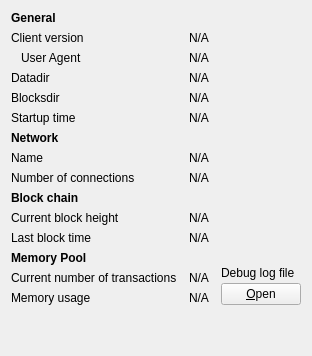
     <widget class="QWidget" name="tab_info">
      <attribute name="title">
       <string>&amp;Information</string>
      </attribute>
      <layout class="QGridLayout" name="gridLayout" columnstretch="0,1,0">
       <property name="horizontalSpacing">
        <number>12</number>
       </property>
       <item row="0" column="0">
        <widget class="QLabel" name="labelGeneral">
         <property name="font">
          <font>
           <weight>75</weight>
           <bold>true</bold>
          </font>
         </property>
         <property name="text">
          <string>General</string>
         </property>
        </widget>
       </item>
       <item row="1" column="0">
        <widget class="QLabel" name="label_6">
         <property name="text">
          <string>Client version</string>
         </property>
        </widget>
       </item>
       <item row="1" column="1" colspan="2">
        <widget class="QLabel" name="clientVersion">
         <property name="cursor">
          <cursorShape>IBeamCursor</cursorShape>
         </property>
         <property name="text">
          <string>N/A</string>
         </property>
         <property name="textFormat">
          <enum>Qt::PlainText</enum>
         </property>
         <property name="textInteractionFlags">
          <set>Qt::LinksAccessibleByMouse|Qt::TextSelectableByMouse</set>
         </property>
        </widget>
       </item>
       <item row="2" column="0">
        <widget class="QLabel" name="labelClientUserAgent">
         <property name="text">
          <string>User Agent</string>
         </property>
         <property name="indent">
          <number>10</number>
         </property>
        </widget>
       </item>
       <item row="2" column="1" colspan="2">
        <widget class="QLabel" name="clientUserAgent">
         <property name="cursor">
          <cursorShape>IBeamCursor</cursorShape>
         </property>
         <property name="text">
          <string>N/A</string>
         </property>
         <property name="textFormat">
          <enum>Qt::PlainText</enum>
         </property>
         <property name="textInteractionFlags">
          <set>Qt::LinksAccessibleByMouse|Qt::TextSelectableByMouse</set>
         </property>
        </widget>
       </item>
       <item row="3" column="0">
        <widget class="QLabel" name="label_12">
         <property name="text">
          <string>Datadir</string>
         </property>
        </widget>
       </item>
       <item row="3" column="1" colspan="2">
        <widget class="QLabel" name="dataDir">
         <property name="cursor">
          <cursorShape>IBeamCursor</cursorShape>
         </property>
         <property name="toolTip">
          <string>To specify a non-default location of the data directory use the '%1' option.</string>
         </property>
         <property name="text">
          <string>N/A</string>
         </property>
         <property name="textFormat">
          <enum>Qt::PlainText</enum>
         </property>
         <property name="wordWrap">
          <bool>true</bool>
         </property>
         <property name="textInteractionFlags">
          <set>Qt::LinksAccessibleByMouse|Qt::TextSelectableByMouse</set>
         </property>
        </widget>
       </item>
       <item row="4" column="0">
        <widget class="QLabel" name="label_11">
         <property name="text">
          <string>Blocksdir</string>
         </property>
        </widget>
       </item>
       <item row="4" column="1" colspan="2">
        <widget class="QLabel" name="blocksDir">
         <property name="cursor">
          <cursorShape>IBeamCursor</cursorShape>
         </property>
         <property name="toolTip">
          <string>To specify a non-default location of the blocks directory use the '%1' option.</string>
         </property>
         <property name="text">
          <string>N/A</string>
         </property>
         <property name="textFormat">
          <enum>Qt::PlainText</enum>
         </property>
         <property name="wordWrap">
          <bool>true</bool>
         </property>
         <property name="textInteractionFlags">
          <set>Qt::LinksAccessibleByMouse|Qt::TextSelectableByMouse</set>
         </property>
        </widget>
       </item>
       <item row="5" column="0">
        <widget class="QLabel" name="label_13">
         <property name="text">
          <string>Startup time</string>
         </property>
        </widget>
       </item>
       <item row="5" column="1" colspan="2">
        <widget class="QLabel" name="startupTime">
         <property name="cursor">
          <cursorShape>IBeamCursor</cursorShape>
         </property>
         <property name="text">
          <string>N/A</string>
         </property>
         <property name="textFormat">
          <enum>Qt::PlainText</enum>
         </property>
         <property name="textInteractionFlags">
          <set>Qt::LinksAccessibleByMouse|Qt::TextSelectableByMouse</set>
         </property>
        </widget>
       </item>
       <item row="6" column="0">
        <widget class="QLabel" name="labelNetwork">
         <property name="font">
          <font>
           <weight>75</weight>
           <bold>true</bold>
          </font>
         </property>
         <property name="text">
          <string>Network</string>
         </property>
        </widget>
       </item>
       <item row="7" column="0">
        <widget class="QLabel" name="label_8">
         <property name="text">
          <string>Name</string>
         </property>
        </widget>
       </item>
       <item row="7" column="1" colspan="2">
        <widget class="QLabel" name="networkName">
         <property name="cursor">
          <cursorShape>IBeamCursor</cursorShape>
         </property>
         <property name="text">
          <string>N/A</string>
         </property>
         <property name="textFormat">
          <enum>Qt::PlainText</enum>
         </property>
         <property name="textInteractionFlags">
          <set>Qt::LinksAccessibleByMouse|Qt::TextSelectableByMouse</set>
         </property>
        </widget>
       </item>
       <item row="8" column="0">
        <widget class="QLabel" name="label_7">
         <property name="text">
          <string>Number of connections</string>
         </property>
        </widget>
       </item>
       <item row="8" column="1" colspan="2">
        <widget class="QLabel" name="numberOfConnections">
         <property name="cursor">
          <cursorShape>IBeamCursor</cursorShape>
         </property>
         <property name="text">
          <string>N/A</string>
         </property>
         <property name="textFormat">
          <enum>Qt::PlainText</enum>
         </property>
         <property name="textInteractionFlags">
          <set>Qt::LinksAccessibleByMouse|Qt::TextSelectableByMouse</set>
         </property>
        </widget>
       </item>
       <item row="9" column="0">
        <widget class="QLabel" name="labelBlockChain">
         <property name="font">
          <font>
           <weight>75</weight>
           <bold>true</bold>
          </font>
         </property>
         <property name="text">
          <string>Block chain</string>
         </property>
        </widget>
       </item>
       <item row="10" column="0">
        <widget class="QLabel" name="label_3">
         <property name="text">
          <string>Current block height</string>
         </property>
        </widget>
       </item>
       <item row="10" column="1" colspan="2">
        <widget class="QLabel" name="numberOfBlocks">
         <property name="cursor">
          <cursorShape>IBeamCursor</cursorShape>
         </property>
         <property name="text">
          <string>N/A</string>
         </property>
         <property name="textFormat">
          <enum>Qt::PlainText</enum>
         </property>
         <property name="textInteractionFlags">
          <set>Qt::LinksAccessibleByMouse|Qt::TextSelectableByMouse</set>
         </property>
        </widget>
       </item>
       <item row="11" column="0">
        <widget class="QLabel" name="labelLastBlockTime">
         <property name="text">
          <string>Last block time</string>
         </property>
        </widget>
       </item>
       <item row="11" column="1" colspan="2">
        <widget class="QLabel" name="lastBlockTime">
         <property name="cursor">
          <cursorShape>IBeamCursor</cursorShape>
         </property>
         <property name="text">
          <string>N/A</string>
         </property>
         <property name="textFormat">
          <enum>Qt::PlainText</enum>
         </property>
         <property name="textInteractionFlags">
          <set>Qt::LinksAccessibleByMouse|Qt::TextSelectableByMouse</set>
         </property>
        </widget>
       </item>
       <item row="12" column="0">
        <widget class="QLabel" name="labelMempoolTitle">
         <property name="font">
          <font>
           <weight>75</weight>
           <bold>true</bold>
          </font>
         </property>
         <property name="text">
          <string>Memory Pool</string>
         </property>
        </widget>
       </item>
       <item row="13" column="0">
        <widget class="QLabel" name="labelNumberOfTransactions">
         <property name="text">
          <string>Current number of transactions</string>
         </property>
        </widget>
       </item>
       <item row="13" column="1">
        <widget class="QLabel" name="mempoolNumberTxs">
         <property name="cursor">
          <cursorShape>IBeamCursor</cursorShape>
         </property>
         <property name="text">
          <string>N/A</string>
         </property>
         <property name="textFormat">
          <enum>Qt::PlainText</enum>
         </property>
         <property name="textInteractionFlags">
          <set>Qt::LinksAccessibleByMouse|Qt::TextSelectableByMouse</set>
         </property>
        </widget>
       </item>
       <item row="14" column="0">
        <widget class="QLabel" name="labelMemoryUsage">
         <property name="text">
          <string>Memory usage</string>
         </property>
        </widget>
       </item>
       <item row="14" column="1">
        <widget class="QLabel" name="mempoolSize">
         <property name="cursor">
          <cursorShape>IBeamCursor</cursorShape>
         </property>
         <property name="text">
          <string>N/A</string>
         </property>
         <property name="textFormat">
          <enum>Qt::PlainText</enum>
         </property>
         <property name="textInteractionFlags">
          <set>Qt::LinksAccessibleByMouse|Qt::TextSelectableByMouse</set>
         </property>
        </widget>
       </item>
       <item row="12" column="2" rowspan="3">
        <layout class="QVBoxLayout" name="verticalLayoutDebugButton">
         <property name="spacing">
          <number>3</number>
         </property>
         <item>
          <spacer name="verticalSpacer_2">
           <property name="orientation">
            <enum>Qt::Vertical</enum>
           </property>
           <property name="sizeHint" stdset="0">
            <size>
             <width>10</width>
             <height>5</height>
            </size>
           </property>
          </spacer>
         </item>
         <item>
          <widget class="QLabel" name="labelDebugLogfile">
           <property name="text">
            <string>Debug log file</string>
           </property>
          </widget>
         </item>
         <item>
          <widget class="YodyPushButton" name="openDebugLogfileButton">
           <property name="toolTip">
            <string>Open the %1 debug log file from the current data directory. This can take a few seconds for large log files.</string>
           </property>
           <property name="text">
            <string>&amp;Open</string>
           </property>
           <property name="autoDefault">
            <bool>false</bool>
           </property>
          </widget>
         </item>
        </layout>
       </item>
       <item row="15" column="0">
        <spacer name="verticalSpacer">
         <property name="orientation">
          <enum>Qt::Vertical</enum>
         </property>
         <property name="sizeHint" stdset="0">
          <size>
           <width>20</width>
           <height>40</height>
          </size>
         </property>
        </spacer>
       </item>
      </layout>
     </widget>
